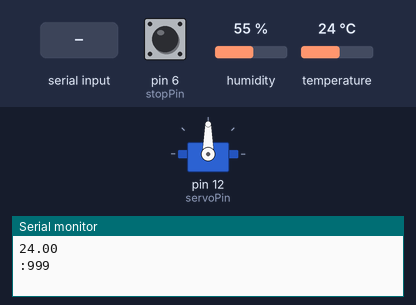
Recording of a sketch running on a simulated Arduino Uno, built with avr-gcc and run on an emulated ATmega328P. Shown: servo, the last lines printed to the serial monitor. Inputs (shaded band) come from the test bench; at power-on: pin 6 (stopPin) HIGH, humidity 55 %, temperature 24 °C.

Above: at 3.0 s.
3.1 s: "Temp1: \n" received over Serial
At 4.5 s:
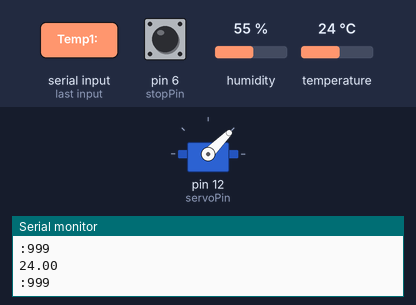
5.5 s: "2\n" received over Serial
At 11.7 s:
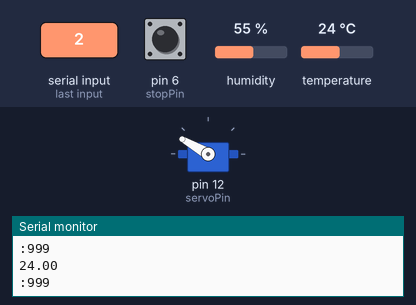
11.9 s: "1\n" received over Serial
At 14.2 s:
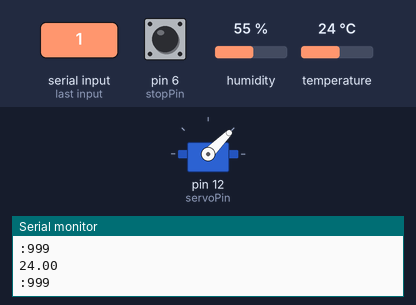
Timing chart, 0 to 15.7 s (numbered marks = the images above; inputs shaded):
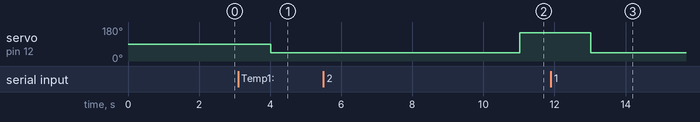

Measured:
- after the input at 3.1 s, servo on pin 12 (servoPin): 90° → 45° after 0.91 s
- after the input at 5.5 s, servo on pin 12 (servoPin): 45° → 150° after 5.5 s
- after the input at 11.9 s, servo on pin 12 (servoPin): 150° → 45° after 1.1 s

The sketch:

ArduinoInterface.ino
```cpp
// Libraries
#include <DHT.h>
#include <Servo.h>  //add '<' and '>' before and after servo.h
//Read data from 9 sensors
// Initialize DHT sensor for normal 16mhz Arduino
// For later on, add 7 more sensor objects.
DHT dht1(4, DHT22);
DHT dht2(8, DHT22);
int servoPin = 12;
int const stopPin = 6;
char a;
Servo servo;


int stopFlag = 0;

void setup()
{
  pinMode(stopPin, INPUT);
  Serial.begin(9600);
  dht1.begin();
  dht2.begin();
  servo.attach(servoPin);

}

float temp1=0;
float temp2=0;

void loop()
{
    delay(2000);
    // Read temperatures from the 2 dht22 sensors
    temp1 = dht1.readTemperature();

    // Check stop condition
    stopFlag = digitalRead(stopPin);
      if (stopFlag == LOW){
    Serial.println(String(temp1));
      }
      else{
   Serial.println(String(temp1));
   Serial.println(":999");
      }
   if(Serial.available()>0)
   {
   int a=Serial.parseInt(); //Read Command from MATLAB. 1-close valve, 2-open valve.

   if(a==1){

    servo.write(45); //Open one valve, closes other valve
    delay(5000);
   }
   if(a==2){
    servo.write(150); //Vice versa
   }

   }


//Demo 1 Code
//    if (temp1>20 && temp1>temp2){
//   servo.write(60);      // Turn SG90 servo Left to 45 degrees
//   Serial.println("Temp1: "+String(temp1)+" Temp2: "+String(temp2));
//   Serial.println("Servo turned to 60 degrees:closed channel 1");
//
//   delay(1000);
//    }
//    if (temp2>20 && temp2>temp1){
//      servo.write(150);
//      Serial.println("Servo turned to 90 degrees: closed channel 2");
//      delay(1000);
//    }
//


}
```
